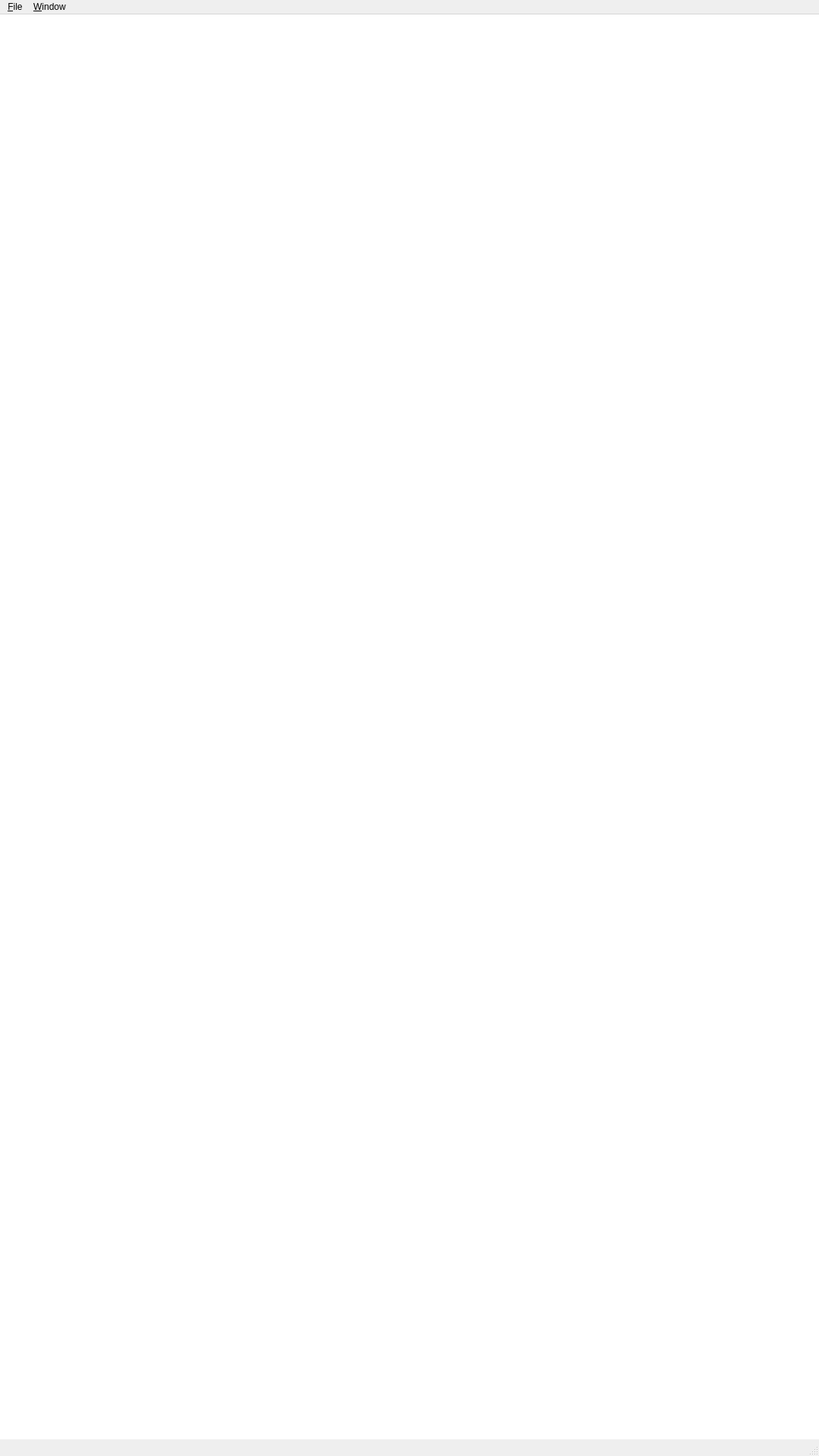
<?xml version="1.0" encoding="UTF-8"?>
<ui version="4.0">
 <class>MainWindow</class>
 <widget class="QMainWindow" name="MainWindow">
  <property name="geometry">
   <rect>
    <x>0</x>
    <y>0</y>
    <width>1080</width>
    <height>1920</height>
   </rect>
  </property>
  <property name="windowTitle">
   <string>OpenIVI Mobility HTML5</string>
  </property>
  <widget class="QWidget" name="centralWidget">
   <layout class="QHBoxLayout" name="horizontalLayout">
    <property name="spacing">
     <number>0</number>
    </property>
    <property name="leftMargin">
     <number>0</number>
    </property>
    <property name="topMargin">
     <number>0</number>
    </property>
    <property name="rightMargin">
     <number>0</number>
    </property>
    <property name="bottomMargin">
     <number>0</number>
    </property>
    <item>
     <widget class="WebGraphicView" name="graphicsView">
      <property name="minimumSize">
       <size>
        <width>300</width>
        <height>300</height>
       </size>
      </property>
      <property name="frameShape">
       <enum>QFrame::NoFrame</enum>
      </property>
      <property name="verticalScrollBarPolicy">
       <enum>Qt::ScrollBarAlwaysOff</enum>
      </property>
      <property name="horizontalScrollBarPolicy">
       <enum>Qt::ScrollBarAlwaysOff</enum>
      </property>
      <property name="sizeAdjustPolicy">
       <enum>QAbstractScrollArea::AdjustToContents</enum>
      </property>
     </widget>
    </item>
   </layout>
  </widget>
  <widget class="QMenuBar" name="menuBar_">
   <property name="geometry">
    <rect>
     <x>0</x>
     <y>0</y>
     <width>586</width>
     <height>27</height>
    </rect>
   </property>
   <widget class="QMenu" name="menu_File">
    <property name="title">
     <string>&amp;File</string>
    </property>
    <addaction name="actionOpen_URL"/>
    <addaction name="separator"/>
    <addaction name="action_Quit"/>
   </widget>
   <widget class="QMenu" name="menu_Window">
    <property name="title">
     <string>&amp;Window</string>
    </property>
    <addaction name="action_Full_Screen"/>
   </widget>
   <addaction name="menu_File"/>
   <addaction name="menu_Window"/>
  </widget>
  <widget class="QStatusBar" name="statusBar_"/>
  <action name="action_Quit">
   <property name="text">
    <string>&amp;Quit</string>
   </property>
  </action>
  <action name="actionOpen_URL">
   <property name="text">
    <string>&amp;Open File...</string>
   </property>
  </action>
  <action name="action_Full_Screen">
   <property name="text">
    <string>&amp;Full Screen (F11)</string>
   </property>
   <property name="iconText">
    <string>Full Screen</string>
   </property>
  </action>
 </widget>
 <layoutdefault spacing="6" margin="11"/>
 <customwidgets>
  <customwidget>
   <class>WebGraphicView</class>
   <extends>QGraphicsView</extends>
   <header>webgraphicview.h</header>
  </customwidget>
 </customwidgets>
 <resources/>
 <connections/>
</ui>
